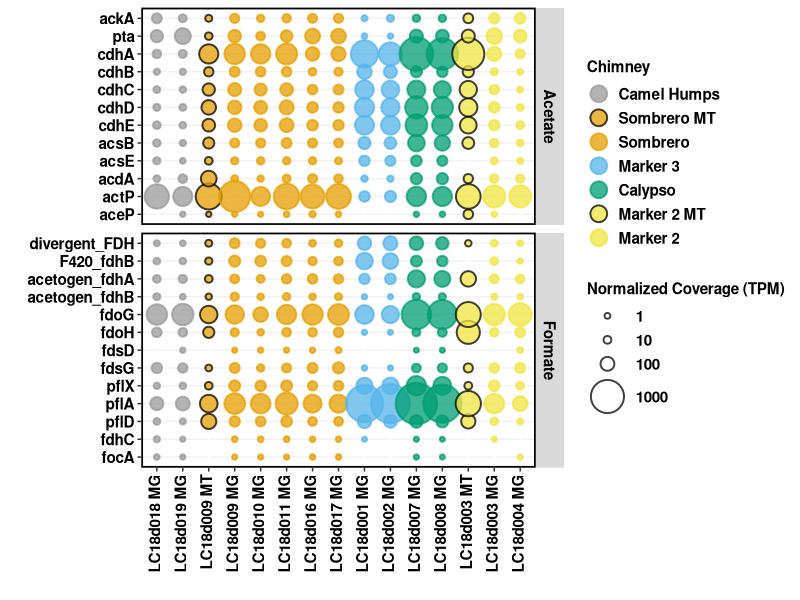
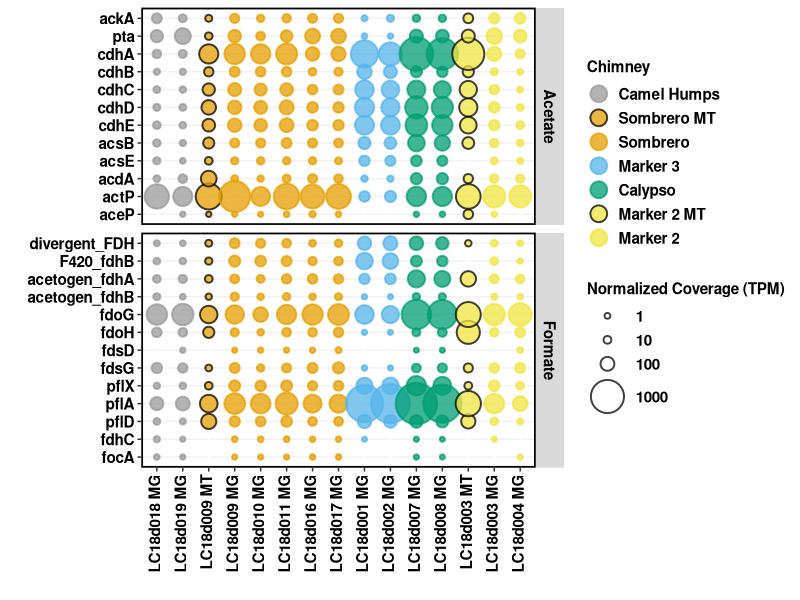
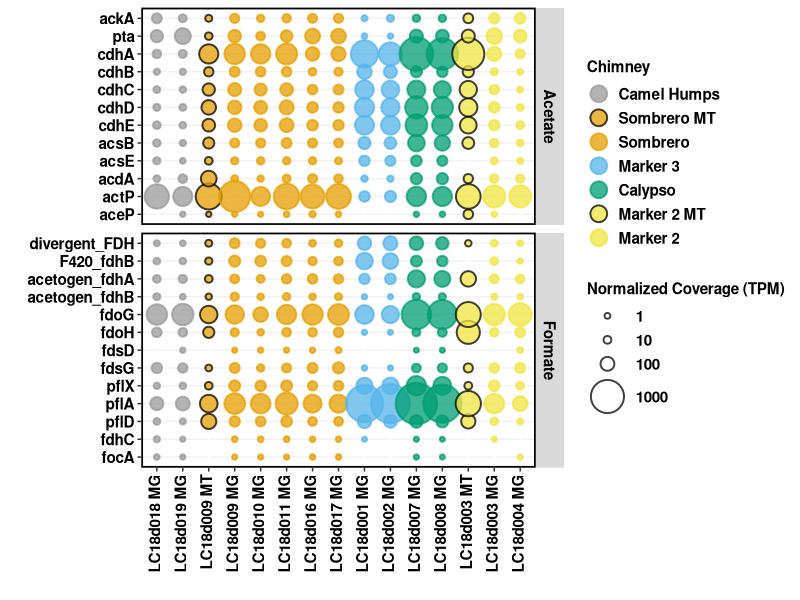

R code for these plots, in order:
# following tutorial from Jackie Zorz https://jkzorz.github.io/2019/06/05/Bubble-plots.html

library(ggplot2)
library(reshape2)

pc = read.csv("bubbles-formate-acetate-v2.csv", header = TRUE)

#convert data frame from a "wide" format to a "long" format
pcm = melt(pc, id = c("Sample", "Chimney"))

#Keep the order of samples from your excel sheet:
pcm$Sample <- factor(pcm$Sample,levels=unique(pcm$Sample))

#specify order of chimneys
pcm$Chimney = factor(pcm$Chimney, levels = c("Camel Humps", "Sombrero MT", "Sombrero", "Marker 3", "Calypso", "Marker 2 MT", "Marker 2"))

#define gene category factor
library(plyr)
pcm$Genes = revalue(pcm$variable, c("ackA"="Acetate","pta"="Acetate","cdhA"="Acetate","cdhB"="Acetate","cdhC"="Acetate","cdhD"="Acetate","cdhE"="Acetate","acsB"="Acetate","acsE"="Acetate","acdA"="Acetate","actP"="Acetate","aceP"="Acetate","divergent_FDH"="Formate","acetogen_fdhA"="Formate","acetogen_fdhB"="Formate","fdoG"="Formate","fdoH"="Formate","F420_fdhB"="Formate","fdsD"="Formate","fdsG"="Formate","pflX"="Formate","pflA"="Formate","pflD"="Formate","focA"="Formate","fdhC"="Formate"))

#specify order of gene categories
pcm$Genes = factor(pcm$Genes, levels = c("Acetate", "Formate"))

# colors
cbPalette <- c("#999999", "#E69F00", "#E69F00", "#56B4E9", "#009E73", "#F0E442", "#F0E442", "#0072B2", "#D55E00", "#CC79A7")
outline1 <- c("black","#E69F00","black","black","black", "#F0E442","black")
outline2 <- c("#999999","black","#E69F00","#56B4E9","#009E73", "black","#F0E442")

xx = ggplot(pcm, aes(x = Sample, y = variable, order = variable)) + 
  geom_point(aes(size = value, fill = Chimney, color = Chimney), alpha = 0.75, shape = 21, stroke=1) + 
  scale_fill_manual(values = cbPalette, guide = guide_legend(override.aes = list(size=5))) +
  scale_color_manual(values = outline2) + 
  scale_size_continuous(limits = c(0.01, 4000), range=c(1,20), breaks = c(1,10,100,1000)) + 
  labs( x= "", y = "", size = "Normalized Coverage (TPM)", fill = "Chimney")  +
  theme(legend.key=element_blank(), 
        axis.text.x = element_text(colour = "black", size = 11, face = "bold", angle = 90, vjust = 0.3, hjust = 1), 
        axis.text.y = element_text(colour = "black", face = "bold", size = 11), 
        legend.text = element_text(size = 11, face ="bold", colour ="black"), 
        legend.title = element_text(size = 11, face = "bold"), panel.background = element_blank(), 
        panel.border = element_rect(colour = "black", fill = NA, size = 1.2), 
        legend.position = "right", panel.grid.major.y = element_line(colour = "grey95")) +  
  facet_grid(Genes ~ ., scales = "free", space="free") +
  #scale_y_discrete(limits = rev(levels(pcm$variable))) +
  theme(strip.text = element_text(size = 11, colour = "black", face = "bold", angle = 90))

xx

ggsave("bubbles-formate-acetate-v2.svg")
ggsave("bubbles-formate-acetate-v2.png")